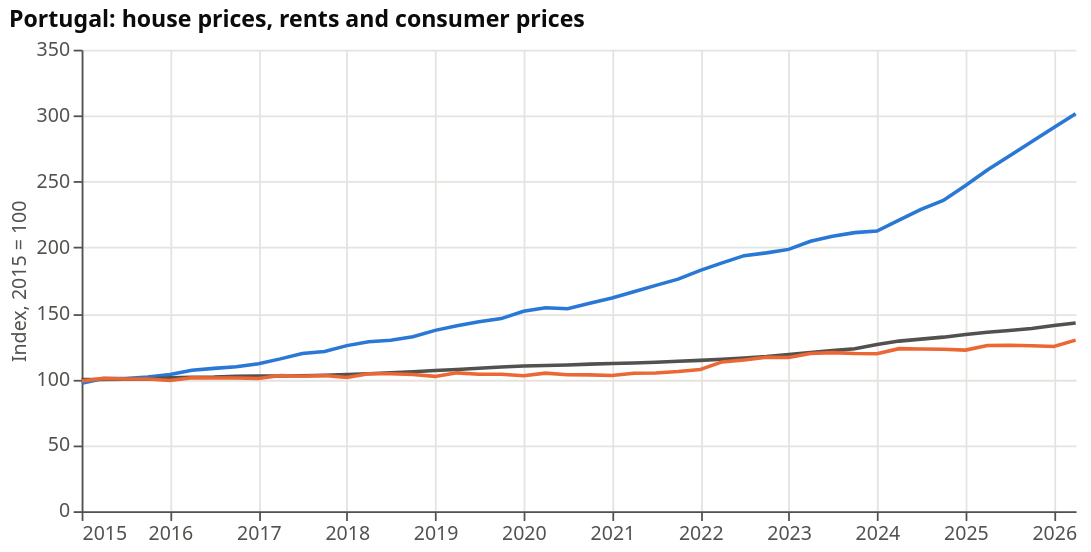

Notebook code for this chart:
### Markdown cell above
### Prices, rents and the cost of living in Portugal

Rents in the HICP cover all tenancies, old contracts included, so they rise far more slowly than asking rents for new
leases; still, the gap with house prices is large. Hover for the values.

### Code cell
pt = q[(q["geo"] == "PT") & (q["quarter_start"] >= "2015-01-01")].melt(
    id_vars="quarter_start", value_vars=["nominal", "rent", "cpi"], var_name="series", value_name="index")
pt["series"] = pt["series"].map({"nominal": "House prices", "rent": "Rents (HICP)", "cpi": "All consumer prices"})
hover = alt.selection_point(fields=["quarter_start"], nearest=True, on="pointerover", empty=False)
base = alt.Chart(pt).encode(x=alt.X("quarter_start:T", title=None))
lines = base.mark_line(strokeWidth=2).encode(
    y=alt.Y("index:Q", title="Index, 2015 = 100"),
    color=alt.Color("series:N", scale=alt.Scale(range=[ORANGE, BLUE, MUTED]), title=None))
points = base.mark_point(filled=True, size=60).encode(
    y="index:Q", color=alt.Color("series:N", legend=None),
    opacity=alt.condition(hover, alt.value(1), alt.value(0)),
    tooltip=[alt.Tooltip("quarter_start:T", format="%Y Q%q", title="Quarter"), "series", alt.Tooltip("index:Q", format=".1f")],
).add_params(hover)
rule = base.mark_rule(color=GREY).encode(opacity=alt.condition(hover, alt.value(1), alt.value(0))).transform_filter(hover)
(lines + points + rule).properties(width=560, height=260, title="Portugal: house prices, rents and consumer prices")

### Figure 1 — Vega-Lite specification as saved in the notebook (floating-point values rounded to 4 significant figures; data arrays with more than 128 entries replaced by an {"elided": "..."} marker saying what was removed)
{"config": {"view": {"stroke": null}, "axis": {"gridColor": "#e4e3df", "domainColor": "#52514e", "tickColor": "#52514e", "labelColor": "#52514e", "titleColor": "#52514e", "labelFontSize": 11, "titleFontSize": 11, "titleFontWeight": "normal"}, "legend": {"labelColor": "#52514e", "titleColor": "#52514e"}, "title": {"anchor": "start", "fontSize": 13, "color": "#0b0b0b"}, "font": "system-ui, -apple-system, Segoe UI, sans-serif"}, "layer": [{"mark": {"type": "line", "strokeWidth": 2}, "encoding": {"color": {"field": "series", "scale": {"range": ["#eb6834", "#2a78d6", "#52514e"]}, "title": null, "type": "nominal"}, "x": {"field": "quarter_start", "title": null, "type": "temporal"}, "y": {"field": "index", "title": "Index, 2015 = 100", "type": "quantitative"}}}, {"mark": {"type": "point", "filled": true, "size": 60}, "encoding": {"color": {"field": "series", "legend": null, "type": "nominal"}, "opacity": {"condition": {"param": "param_5a12c14bb60f37bf", "value": 1, "empty": false}, "value": 0}, "tooltip": [{"field": "quarter_start", "format": "%Y Q%q", "title": "Quarter", "type": "temporal"}, {"field": "series", "type": "nominal"}, {"field": "index", "format": ".1f", "type": "quantitative"}], "x": {"field": "quarter_start", "title": null, "type": "temporal"}, "y": {"field": "index", "type": "quantitative"}}, "name": "view_33d9fa87be5f1d35_1"}, {"mark": {"type": "rule", "color": "#c9c8c3"}, "encoding": {"opacity": {"condition": {"param": "param_5a12c14bb60f37bf", "value": 1, "empty": false}, "value": 0}, "x": {"field": "quarter_start", "title": null, "type": "temporal"}}, "transform": [{"filter": {"param": "param_5a12c14bb60f37bf", "empty": false}}]}], "data": {"name": "data-9ffc95c112ddc4d862f41c9d3e04032d"}, "height": 260, "params": [{"name": "param_5a12c14bb60f37bf", "select": {"type": "point", "fields": ["quarter_start"], "nearest": true, "on": "pointerover"}, "views": ["view_33d9fa87be5f1d35_1"]}], "title": "Portugal: house prices, rents and consumer prices", "width": 560, "$schema": "https://vega.github.io/schema/vega-lite/v6.4.1.json", "datasets": {"data-9ffc95c112ddc4d862f41c9d3e04032d": {"elided": "138 records"}}}
